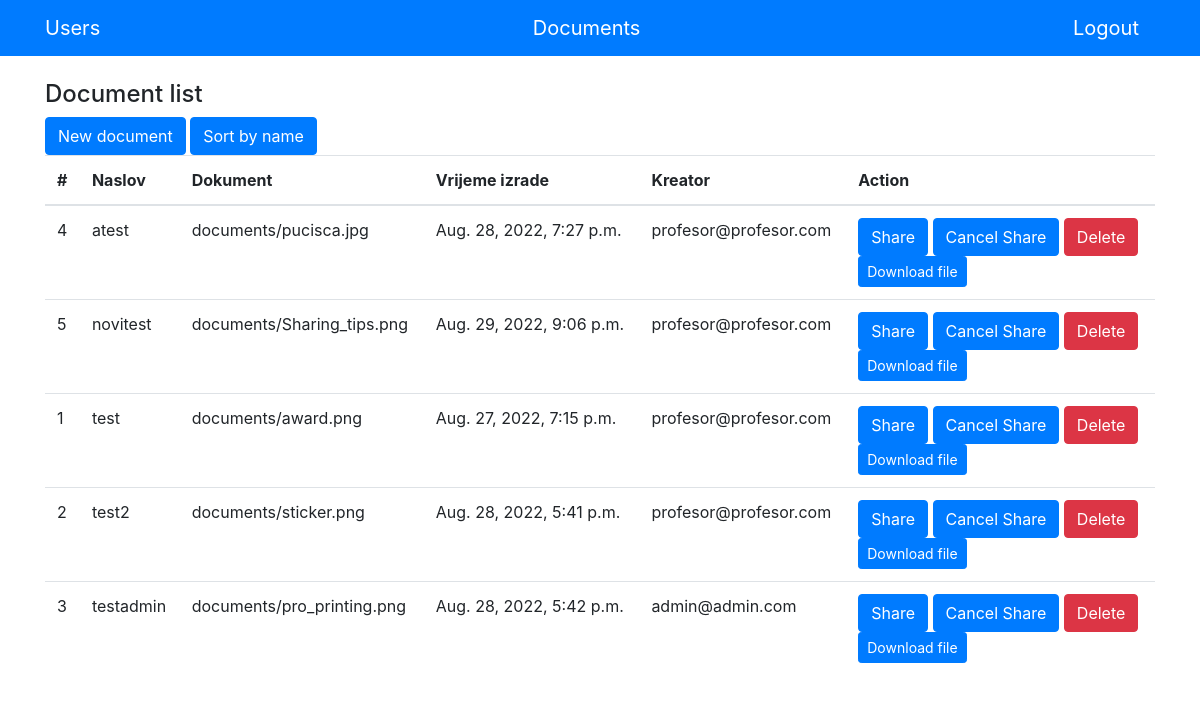
/document_list_by_name/ (signed in), run on the app's committed database.
### Application/models.py (models this page shows, shortened)
class Dokumenti(models.Model):
    Naslov = models.CharField(max_length=255)
    Dokument = models.FileField(upload_to='documents/')
    Vrijeme = models.DateTimeField(default=datetime.now, blank=True)
    Kreator = models.ForeignKey(Korisnici,on_delete=models.CASCADE,null=True,related_name="Kreator")
    Korisnik = models.ManyToManyField(Korisnici,through='Student_Dokument',related_name="Korisnik")
    Azuriran = models.DateTimeField(default=datetime.now,blank=True)

class Korisnici(AbstractBaseUser):
    Email = models.EmailField(max_length=255, unique=True, default="test@test.com")
    Role = models.ForeignKey(Uloge, on_delete=models.CASCADE)
    USERNAME_FIELD = 'Email'
    REQUIRED_FIELDS = []
    objects = KorisniciManager()

### Application/views.py (the view)
# urls.py: path('document_list_by_name/', views.document_list_by_name, name='document_list_by_name'),
def document_list_by_name(request):
    user_id=request.user.id
    if request.user.Role_id==2:
        documents = Dokumenti.objects.filter(Kreator_id=user_id).order_by('Naslov')
    if request.user.Role_id==3:
        sd=Student_Dokument.objects.filter(StudentID_id=user_id)
        for d in sd:
            documents=Dokumenti.objects.filter(id=d.DokumentID_id).order_by('Naslov')
    else:
        documents = Dokumenti.objects.all().order_by('Naslov')
    return render(request,'project/document_list_by_name.html',{'docs':documents})

### Application/templates/project/document_list_by_name.html
{%extends 'base.html' %}
{% block content %}
<h4>Document list</h4>
{% if user.Role_id != 3%}
<a href="/upload" type="button" class="btn btn-primary" style="color: white;">New document</a>
{% endif %}
<a href="/document_list_by_name" type="button" class="btn btn-primary" style="color: white;">Sort by name</a>
<br>
<table class="table">
    <thead>
        <tr>
            <th>#</th>
            <th>Naslov</th>
            <th>Dokument</th>
            <th>Vrijeme izrade</th>
            <th>Kreator</th>
            <th>Action</th>
        </tr>
    </thead>
    <tbody>
        {% for doc in docs %}
        <tr>
            <td> {{ doc.id }} </td>
            <td> {{ doc.Naslov }} </td>
            <td> {{ doc.Dokument }}
            <td> {{ doc.Vrijeme }} </td>
            <td> {{ doc.Kreator }} </td>
            <td>
                {% if user.Role_id != 3%}
                <a href="/document_share/{{doc.id}}" type="button" class="btn btn-primary" style="color: white;">Share</a>
                <a href="/document_stop_share/{{doc.id}}" type="button" class="btn btn-primary" style="color: white;">Cancel Share</a>
                <a href="/document_delete/{{doc.id}}" type="button" class="btn btn-danger" style="color: white;">Delete</a>
                {% endif %}
                <br>
                <a href="{{ doc.Dokument.url }}" class="btn btn-primary btn-sm" target="_blank">Download file</a>
            </td>
        </tr>
        {% endfor %}
    </tbody>
</table>
{% endblock %}

### data on the page
Dokumenti: id "4", Naslov "atest", Dokument "documents/pucisca.jpg", Vrijeme "Aug. 28, 2022, 7:27 p.m.", Kreator "profesor@profesor.com"
Dokumenti: id "5", Naslov "novitest", Dokument "documents/Sharing_tips.png", Vrijeme "Aug. 29, 2022, 9:06 p.m.", Kreator "profesor@profesor.com"
Dokumenti: id "1", Naslov "test", Dokument "documents/award.png", Vrijeme "Aug. 27, 2022, 7:15 p.m.", Kreator "profesor@profesor.com"
Dokumenti: id "2", Naslov "test2", Dokument "documents/sticker.png", Vrijeme "Aug. 28, 2022, 5:41 p.m.", Kreator "profesor@profesor.com"
Dokumenti: id "3", Naslov "testadmin", Dokument "documents/pro_printing.png", Vrijeme "Aug. 28, 2022, 5:42 p.m.", Kreator "admin@admin.com"
